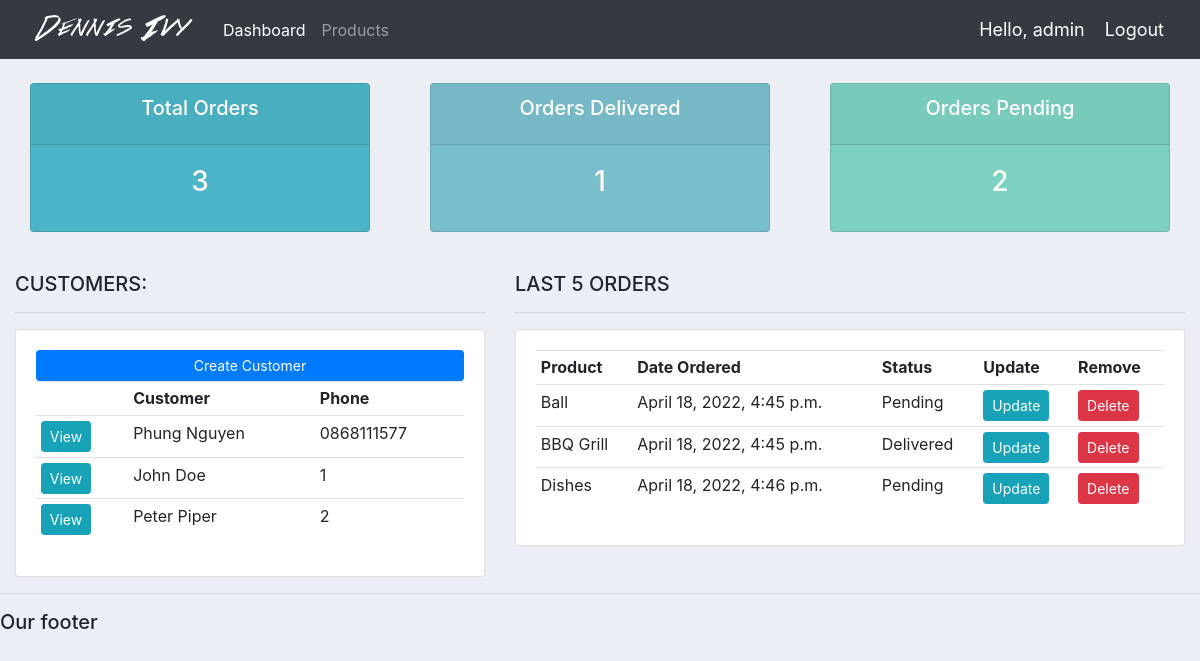
Page / (signed in) on the earlier database version.
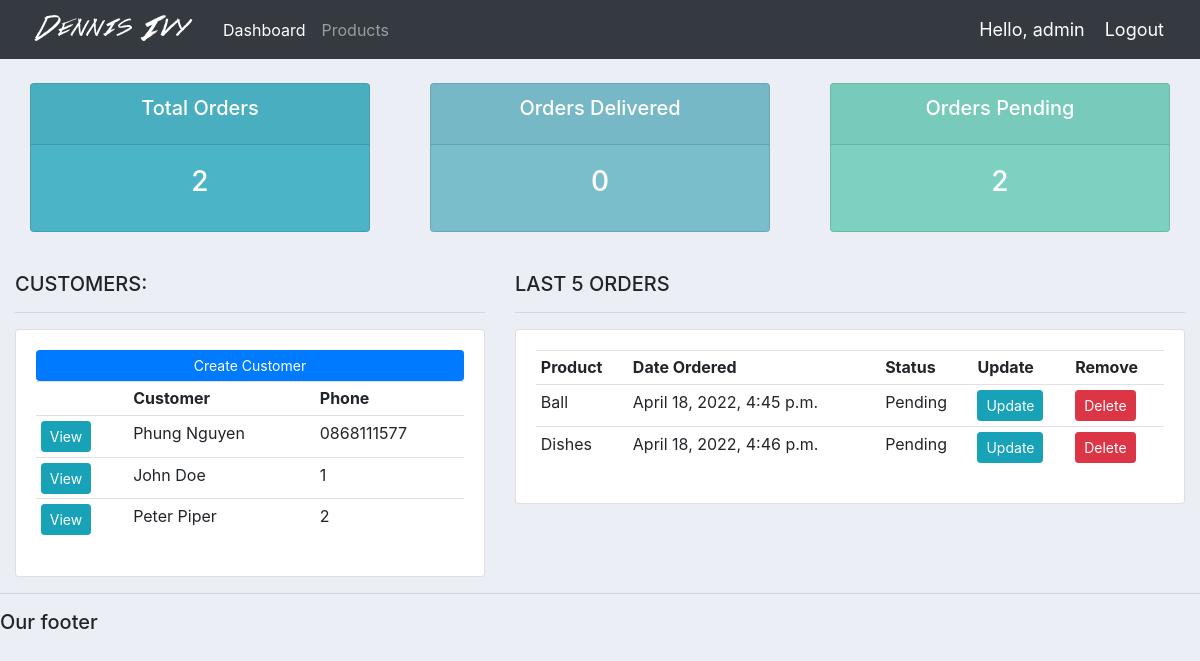
Same page on the later database version.
### accounts/models.py (models this page shows, shortened)
class Customer(models.Model):
	name = models.CharField(max_length=200, null=True)
	phone = models.CharField(max_length=200, null=True)
	email = models.CharField(max_length=200, null=True)
	date_created = models.DateTimeField(auto_now_add=True, null=True)

class Order(models.Model):
	STATUS = (
			('Pending', 'Pending'),
			('Out for delivery', 'Out for delivery'),
			('Delivered', 'Delivered'),
			)
	customer = models.ForeignKey(Customer, null=True, on_delete= models.SET_NULL)
	product = models.ForeignKey(Product, null=True, on_delete= models.SET_NULL)
	date_created = models.DateTimeField(auto_now_add=True, null=True)
	status = models.CharField(max_length=200, null=True, choices=STATUS)
	note = models.CharField(max_length=1000, null=True)

class Product(models.Model):
	CATEGORY = (
			('Indoor', 'Indoor'),
			('Out Door', 'Out Door'),
			)
	name = models.CharField(max_length=200, null=True)
	price = models.FloatField(null=True)
	category = models.CharField(max_length=200, null=True, choices=CATEGORY)
	description = models.CharField(max_length=200, null=True, blank=True)
	date_created = models.DateTimeField(auto_now_add=True, null=True)
	tags = models.ManyToManyField(Tag)
	def __str__(self):
		return self.name

### accounts/views.py (the view)
# urls.py: path('', views.home, name="home"),
@login_required(login_url='login')
def home(request):
	orders = Order.objects.all()
	customers = Customer.objects.all()
	total_customers = customers.count()
	total_orders = orders.count()
	delivered = orders.filter(status='Delivered').count()
	pending = orders.filter(status='Pending').count()
	context = {'orders':orders, 'customers':customers,
	'total_orders':total_orders,'delivered':delivered,
	'pending':pending }
	return render(request, 'accounts/dashboard.html', context)

### accounts/templates/accounts/dashboard.html
{%  extends 'accounts/main.html' %}
{% block content %}
{%  include 'accounts/status.html' %}
<br>
<div class="row">
	<div class="col-md-5">
		<h5>CUSTOMERS:</h5>
		<hr>
		<div class="card card-body">
			<a class="btn btn-primary  btn-sm btn-block" href="">Create Customer</a>
			<table class="table table-sm">
				<tr>
					<th></th>
					<th>Customer</th>
					<th>Phone</th>
				</tr>
				{% for customer in customers %}
					<tr>
						<td><a class="btn btn-sm btn-info" href="{% url 'customer' customer.id %}">View</a></td>
						<td>{{customer.name}}</td>
						<td>{{customer.phone}}</td>
					</tr>
				{% endfor %}
			</table>
		</div>
	</div>
	<div class="col-md-7">
		<h5>LAST 5 ORDERS</h5>
		<hr>
		<div class="card card-body">
			<table class="table table-sm">
				<tr>
					<th>Product</th>
					<th>Date Ordered</th>
					<th>Status</th>
					<th>Update</th>
					<th>Remove</th>
				</tr>
				{% for order in orders %}
					<tr>
						<td>{{order.product}}</td>
						<td>{{order.date_created}}</td>
						<td>{{order.status}}</td>
						<td><a class="btn btn-sm btn-info" href="{% url 'update_order' order.id %}">Update</a></td>
						<td><a class="btn btn-sm btn-danger" href="{% url 'delete_order' order.id %}">Delete</a></td>
					</tr>
				{% endfor %}
			</table>
		</div>
	</div>
</div>
{% endblock %}

Differences in the rows shown:
removed Order: product "BBQ Grill", date_created "April 18, 2022, 4:45 p.m.", status "Delivered"
Other differences:
{{ total_orders }}: "3" → "2"
{{ delivered }}: "1" → "0"
